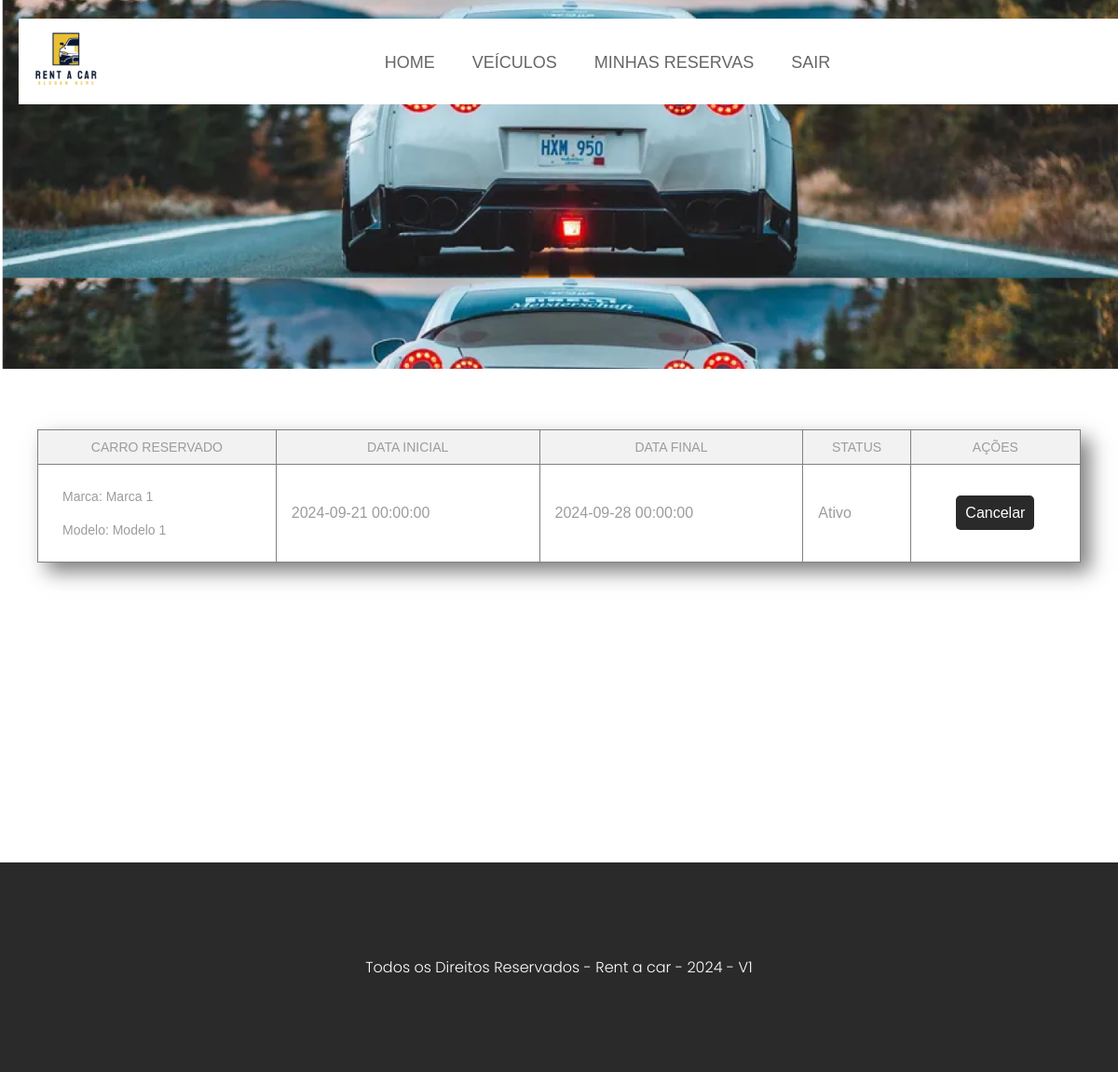
The page /reserva/minhas_reservas (signed in) on the database as committed earlier.
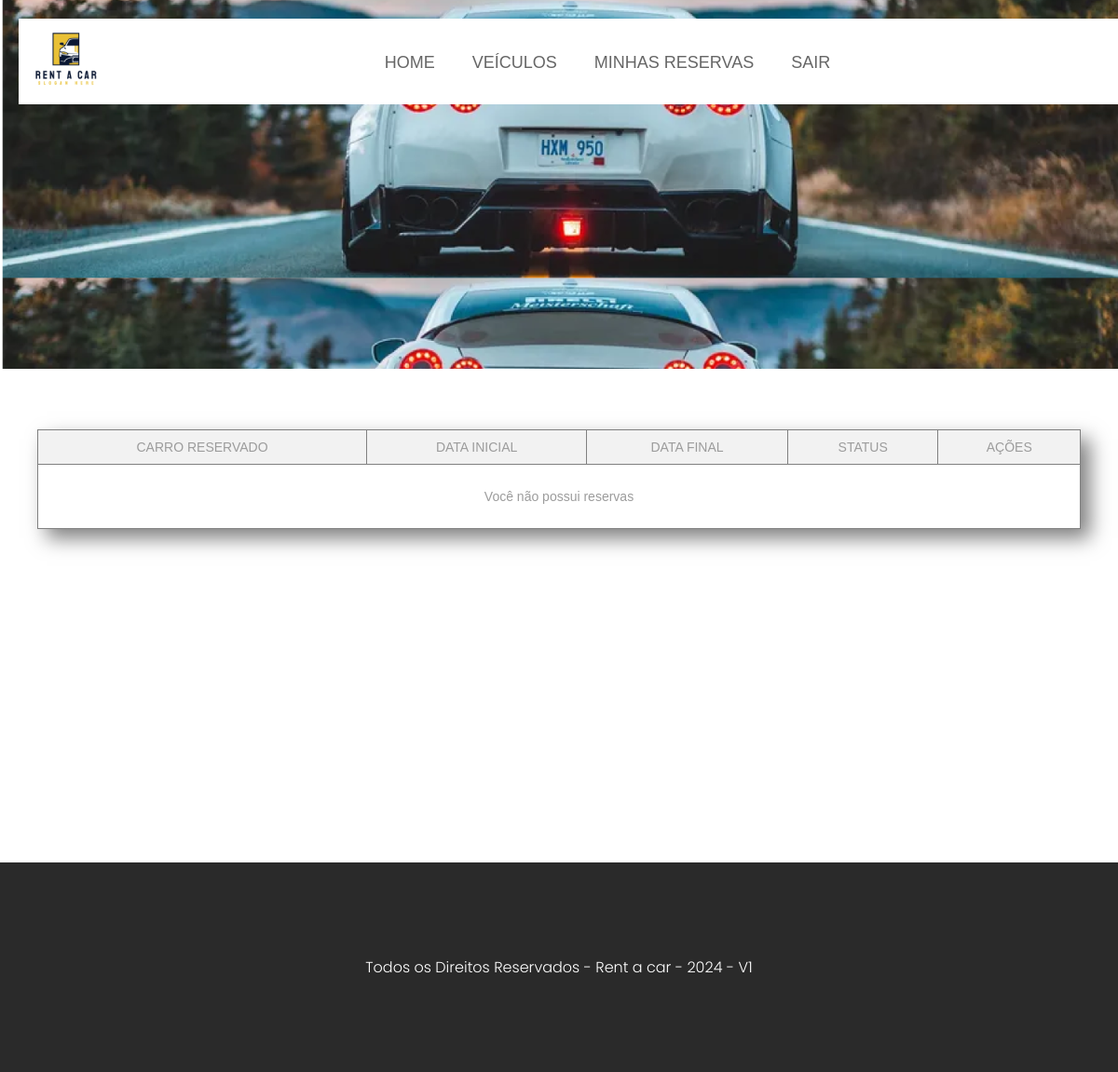
The same page on the database as committed later.
### app/models.py (models this page shows, shortened)
class Reserva(db.Model):
    __tablename__ = 'reservas'
    id_reserva = db.Column(db.Integer, primary_key=True)
    id_veiculo = db.Column(db.Integer, nullable=False)
    id_usuario = db.Column(db.Integer, nullable=False)
    dataInicio = db.Column(db.DateTime, nullable=False)
    dataFim = db.Column(db.DateTime, nullable=False)
    status = db.Column(db.Boolean, nullable=False)

class Veiculo(db.Model):
    __tablename__ = 'veiculos'
    id_veiculo = db.Column(db.Integer, primary_key=True)
    marca = db.Column(db.String(50), nullable=False)
    modelo = db.Column(db.String(100), nullable=False)
    placa = db.Column(db.String(20), nullable=False, unique=True)
    categoria = db.Column(db.String(50), nullable=False)
    ano = db.Column(db.Integer, nullable=False)
    precoDia = db.Column(db.Float, nullable=False)
    imagem = db.Column(db.Text, nullable=False)
    disponibilidade = db.Column(db.String(20), nullable=False)

### app/routes/reserva.py (the view)
@reserva_bp.route('/minhas_reservas')
def minhas_reservas():
    reservas = Reserva.query.filter_by(id_usuario=session['id'])
    if not reservas.first():
        flash('Você não possui reservas')
        return render_template('reservas/minhas_reservas.html')
    veiculos = []
    for reserva in reservas:
        veiculos.append({
            'marca': Veiculo.query.filter_by(id_veiculo=reserva.id_veiculo).first().marca,
            'modelo': Veiculo.query.filter_by(id_veiculo=reserva.id_veiculo).first().modelo,
            'placa': Veiculo.query.filter_by(id_veiculo=reserva.id_veiculo).first().placa,
        })
    return render_template('reservas/minhas_reservas.html', reservas=reservas , veiculos=veiculos)

### app/routes/reserva.py (called while the page is built)
@reserva_bp.before_request
def loginAuth():
    if not AuthMiddleware.is_logged():
        return redirect(url_for('user.login'))

### app/templates/reservas/minhas_reservas.html
{% extends 'base.html' %}
{% block content %}
{% include 'navbar.html' %}
<section id="content">
    <main id="main">
        <table border="1" class="tabela-reservas">
            <thead>
                <th>Carro reservado</th>
                <th>Data inicial</th>
                <th>Data final</th>
                <th>Status</th>
                <th colspan="2">Ações</th>
            </thead>
            <tbody>
                {% for reserva in reservas %}
                {% set veiculo = veiculos[loop.index0] %}
                <tr>
                    <td>
                        <ul>
                            <li>Marca: {{ veiculo['marca'] }}</li>
                            <li>Modelo: {{ veiculo['modelo'] }}</li>
                        </ul>
                    </td>
                    <td>{{reserva.dataInicio}}</td>
                    <td>{{reserva.dataFim}}</td>
                    <td>
                        {% if reserva.status == 1 %}
                        <p>Ativo</p>
                        {% else %}
                        <p>Cancelado</p>
                        {% endif %}
                    </td>
                    <td>
                        <a
                            href="{{url_for('reserva.cancelar', id=reserva.id_reserva)}}">Cancelar</a>
                    </td>
                </tr>
                {% endfor %}
                {% with messages = get_flashed_messages() %}
                {% if messages %}
                    <tr>
                        <td colspan="6">
                            <ul>
                                {% for message in messages %}
                                <li>{{ message }}</li>
                                {% endfor %}
                            </ul>
                        </td>
                    </tr>
                {% endif %}
                {% endwith %}
            </tbody>
        </table>
    </main>
</section>
{% endblock %}

Rows that differ between the two databases and show on the page:
removed Reserva: dataInicio "2024-09-21 00:00:00", dataFim "2024-09-28 00:00:00", status "Ativo"
removed Veiculo: marca "Marca 1", modelo "Modelo 1"
Other text that changed with them:
new list line: "Você não possui reservas"
